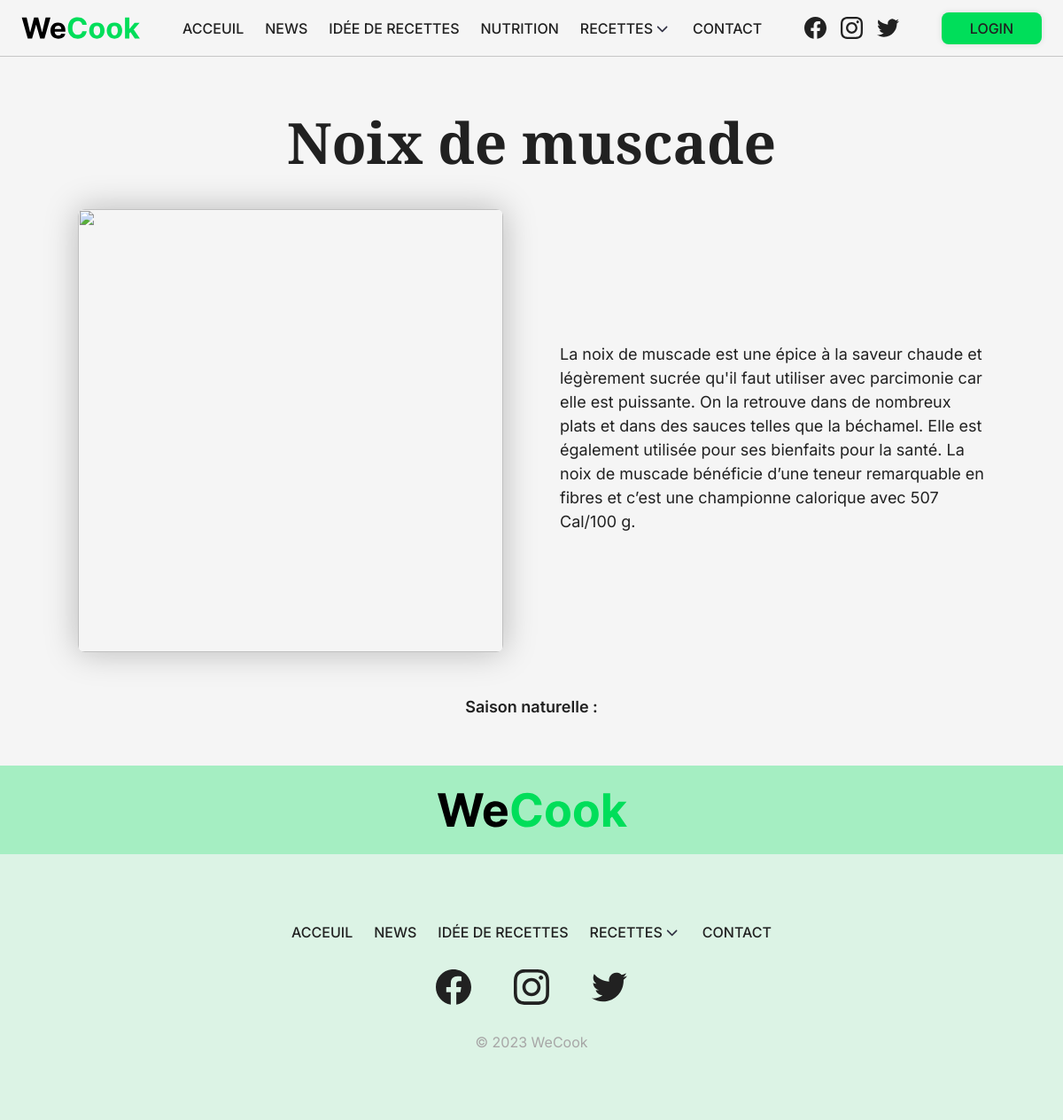
Screenshot of /public/ingredient/20 with the database file from the repository.
### tables this page shows
CREATE TABLE Ingredient (
        id INTEGER PRIMARY KEY AUTO_INCREMENT,
        nom TEXT NOT NULL,
        description TEXT NOT NULL,
        saison TEXT NOT NULL,
        image TEXT NOT NULL

        );

### app/controllers/Ingredient.php (called while the page is built, shortened)
<?php
class Ingredient
{
    public function index()
    {
        $URL = $_GET['url'];
        $URL = explode("/", trim($URL, "/"));
        $id = $URL[1];
        $model = new IngredientModel;
        $data = $model->getById($id);
        $this->view("ingredient", $data);
    }
}

### app/core/App.php (called while the page is built, shortened)
<?php
require_once "Database.php";
class App
{
	private $method = 'index';
	public function splitURL()
	{
		$URL = $_GET['url'] ?? 'home';
		$URL = explode("/", trim($URL, "/"));
		return $URL;
	}
	public function loadController()
	{
		$URL = $this->splitURL();
		$filename = "../app/controllers/" . ucfirst($URL[0]) . ".php";
		if (file_exists($filename)) {
			unset($URL[0]);
		} else {
			$filename = "../app/controllers/_404.php";
			require $filename;
			$this->controller = "_404";
		}
		$controller = new $this->controller;
		call_user_func_array([$controller, $this->method], $URL);
	}
}

### public/index.php (called while the page is built, shortened)
<?php
$app = new App;
$app->loadController();

### app/core/Database.php (called while the page is built, shortened)
<?php
trait Database
{
	private function connect()
	{
		try {
			$string = "mysql:hostname=" . DBHOST . ";dbname=" . DBNAME;
			$con = new PDO($string, DBUSER, DBPASS);
		} catch (PDOException $e) {
			echo 'Échec de la connexion : ' . $e->getMessage();
			$con = null;
		}
		return $con;
	}
	public function get_row($query, $data = [])
	{
		$con = $this->connect();
		$stm = $con->prepare($query);
		$check = $stm->execute($data);
		if ($check) {
			$result = $stm->fetchAll(PDO::FETCH_OBJ);
			if (is_array($result) && count($result)) {
				return $result[0];
			}
		}
		return false;
	}
}

### app/core/Model.php (called while the page is built, shortened)
<?php
trait Model
{
	public function getById($id)
	{
		$query = "select * from $this->table where id = :id";
		$data = array("id" => $id);
		return $this->get_row($query, $data);
	}
}

### app/views/ingredient.view.php (the view)
<?php
require_once "shared/mainLayout.php";
require_once "shared/main.php";
class IngredientView
{
    private $data;
    public function __construct($data)
    {
        $this->data = $data;
    }
    public function display()
    {
        $main = new MainLayout();
        function content($data)
        {
?>
            <div class="ingredient-page">
                <h1>
                    <?php echo $data->nom; ?>
                </h1>
                <div class="ing-head">
                    <img src="<?php echo $data->image; ?>" alt="">
                    <p>
                        <?php echo $data->description; ?>
                    </p>
                </div>
                <p class="season"><span>
                        Saison naturelle :
                    </span> <?php if ($data->saison == "") {
                                echo "Disponible tout le temps";
                            } else {
                                echo $data->saison == "";
                            }
                            ?></p>
            </div>
<?php
        };
        $pass = $this->data;
        $main->displayLayout("ingredient", function () use ($pass) {
            return
                content($pass);
        });
    }
}

### public/assets/css/style.css (style rules this page uses)
* { margin: 0; padding: 0; box-sizing: border-box; font-family: "Inter", sans-serif; -webkit-user-drag: none; color: rgb(var(--dark)); }
body { overflow-x: hidden; background-color: rgb(var(--bg)); }
.ingredient-page { width: 100vw; min-height: 100vh; display: flex; flex-direction: column; align-items: center; justify-content: center; gap: 32px; }
.ingredient-page h1 { font-family: "Playfair Display", serif; font-size: 64px; }
.ingredient-page img { width: 40vw; height: 500px; object-fit: cover; border-radius: 8px; margin-bottom: 16px; box-shadow: 0px 0px 37px 0px rgba(0, 0, 0, 0.25); -webkit-box-shadow: 0px 0px 37px 0px rgba(0, 0, 0, 0.25); -moz-box-shadow: 0px 0px 37px 0px rgba(0, 0, 0, 0.25); }
.ingredient-page p { width: 40vw; font-size: 18px; line-height: 1.5; }
.ing-head { display: flex; align-items: center; justify-content: center; gap: 64px; }
.season { text-align: center; }
.season span { font-size: 18px; font-weight: 600; }

### rows the page displays
ingredient: nom "Noix de muscade", description "La noix de muscade est une épice à la saveur chaude et légèrement sucrée qu'il faut utiliser avec parcimonie car elle est puissante. On la retrouve dans de nombreux plats et dans des sauces telles que la béchamel. Elle est également utilisée pour ses bienfaits pour la santé. La noix de muscade bénéficie d’une teneur remarquable en fibres et c’est une championne calorique avec 507 Cal/100 g."
